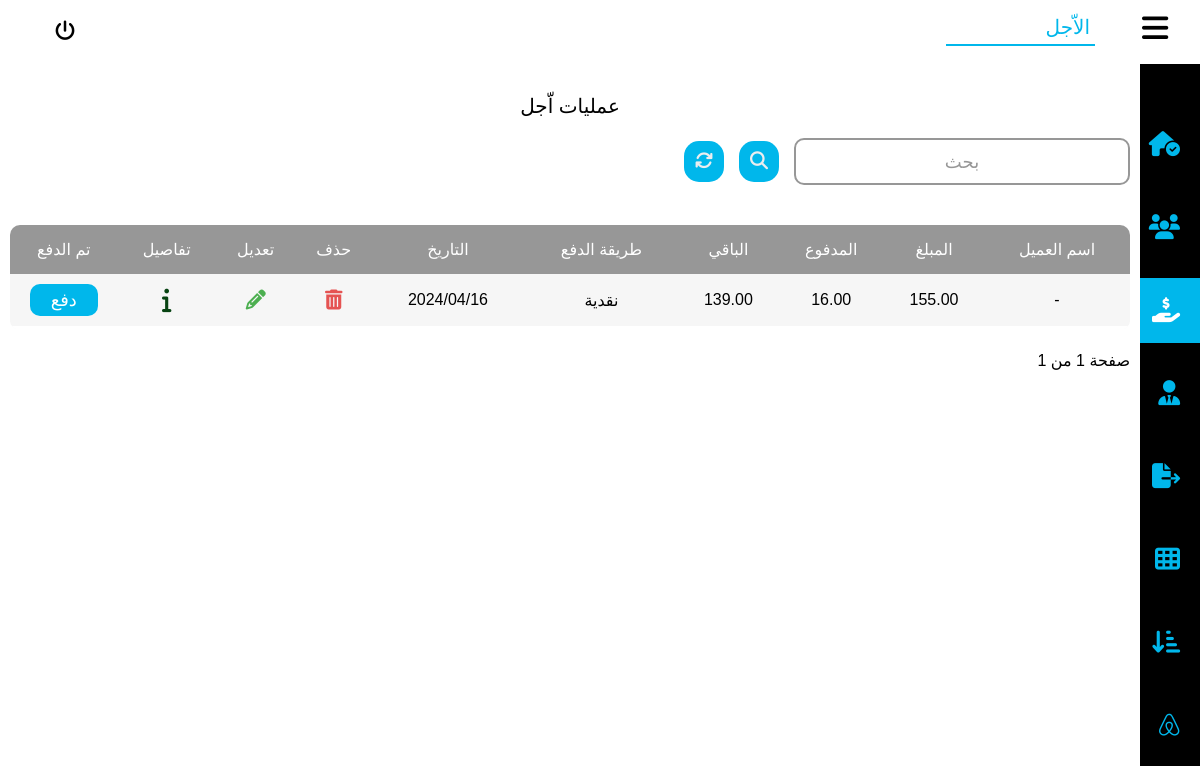
The app's page /tempsales, older data.
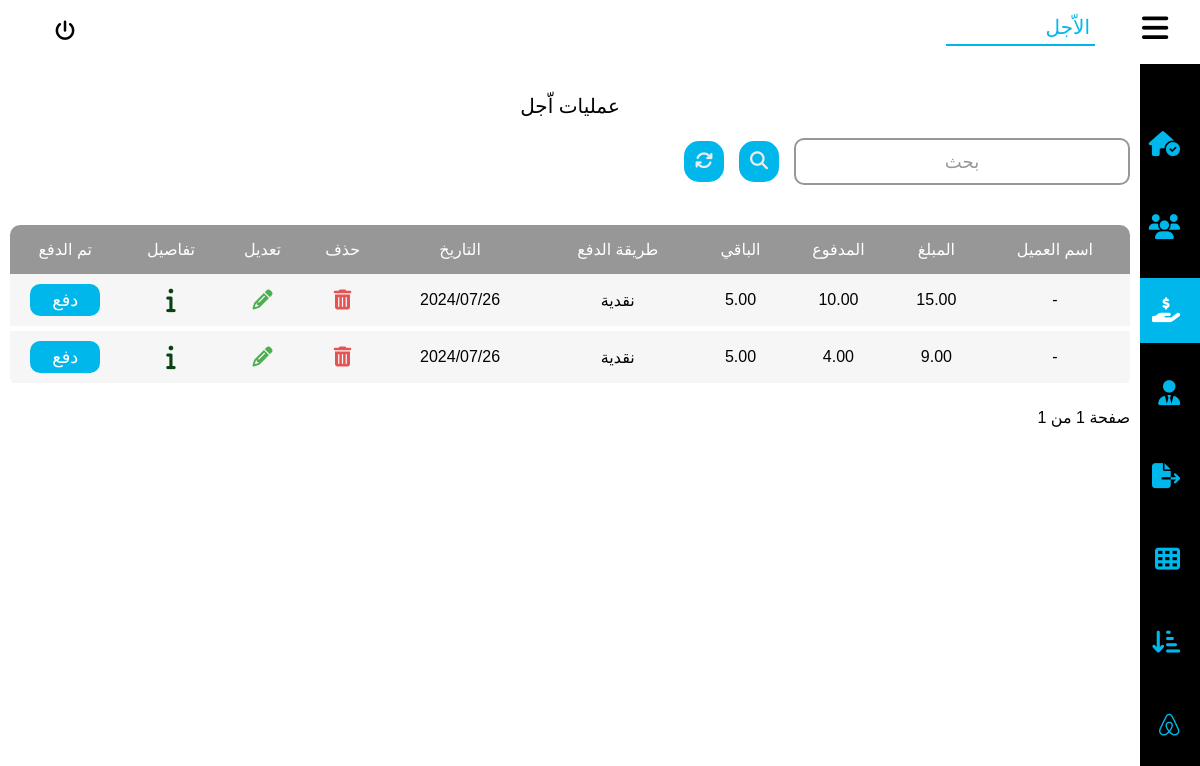
The same page, newer data.
### user/models.py (models this page shows, shortened)
class Sale(models.Model):
    client = models.ForeignKey(Client, on_delete=models.CASCADE, null=True, blank=True)
    item = models.ForeignKey(Item, on_delete=models.CASCADE, null=True)
    client_name = models.CharField(max_length=100, blank=True, null=True)
    client_phone = models.CharField(max_length=100, blank=True, null=True)
    crash = models.CharField(max_length=100, blank=True, null=True)
    method = models.CharField(max_length=100, choices=(('محفظة', 'محفظة'), ('نقدية', 'نقدية')), default='نقدية')  # Use choices for 'method'
    date = models.DateTimeField(blank=True, null=True)
    sale_quantity = models.PositiveIntegerField(blank=True, null=True)
    sale_price = models.DecimalField(max_digits=10, decimal_places=2, blank=True, null=True)
    total = models.DecimalField(max_digits=10, decimal_places=2, blank=True, null=True)
    paid = models.DecimalField(max_digits=10, decimal_places=2, blank=True, null=True)
    remain = models.DecimalField(max_digits=10, decimal_places=2, blank=True, null=True)

class Client(models.Model):
    name = models.CharField(max_length=100,blank=True, null=True)
    phone = models.CharField(max_length=100, blank=True, null=True)
    opening_balance = models.DecimalField(max_digits=15, decimal_places=2, blank=True, null=True)
    notes = models.CharField(max_length=100, blank=True, null=True)

### user/views.py (the view)
# urls.py: path('tempsales',views.tempsales, name='tempsales' ),
def tempsales(request):
    pending = Sale.objects.filter(remain__gt=0).order_by("-date")
    page = request.GET.get('page')
    temp_list = paginate(pending, page, per_page=30)
    if 'search' in request.POST:
        search_input = request.POST.get('searchInput')
        temp_list = list(Sale.objects.filter(Q(client_name__icontains=search_input)))
    return render(request, 'tempsales.html', {'sales': temp_list})

### user/views.py (called while the page is built)
def paginate(queryset, page, per_page=20):
    paginator = Paginator(queryset, per_page)
    try:
        return paginator.page(page)
    except PageNotAnInteger:
        return paginator.page(1)
    except EmptyPage:
        return paginator.page(paginator.num_pages)

### templates/tempsales.html (shortened to what this page needs)
{% load static %}
<!DOCTYPE html>
<html lang="en">
<head>
    <link rel="stylesheet" href=" {% static "css/style.css" %} ">
    <link rel="stylesheet" href=" {% static "css/all.min.css" %} ">
    <link rel="stylesheet" href=" {% static "css/fontawesome.min.css" %} ">
</head>
<body>
    <header>
        <div class="main">
            <div class="minhead">
                <i class="fa-solid fa-bars" id="rightconexpend"></i>
            </div>
            <ul>
                <li class="selected"><a href="{% url "tempsales" %}">الاّجل</a></li>
            </ul>
        </div>
        <div class="username">
                <a href="{% url "logout" %}"><i class="fa-solid fa-power-off"></i></a>
        </div>
    </header>
    <div class="backcon">
        <div class="rightcon">
            <div class="minhead">
                <i class="fa-solid fa-bars" id="rightconexpend"></i>
            </div>
            <ul>
                <a href="{% url "home" %}">
                    <li>
                        <i class="fa-solid fa-house-circle-check"></i>
                    </li>
                </a>
                <a href= "{% url "sales" %}">
                    <li>
                        <i class="fa-solid fa-users"></i>
                    </li>
                </a>
                <a href="{% url "tempsales" %}">
                    <li class="activeli">
                        <i class="fa-solid fa-hand-holding-dollar"></i>
                    </li>
                </a>
                <a href="{% url "loses" %}">
                    <li>
                        <i class="fa-solid fa-user-tie"></i>
                    </li>
                </a>
                <a href="{% url "items" %}">
                    <li>
                        <i class="fa-solid fa-file-export"></i>
                    </li>
                </a>
                <a href="{% url "profits" %}">
                    <li>
                        <i class="fa-solid fa-table-cells"></i>
                    </li>
                </a>
                <a href="{% url "shorts" %}">
                    <li>
                        <i class="fa-solid fa-arrow-down-short-wide"></i>
                    </li>
                </a>
                <a href="{% url "daycome" %}">
                    <li>
                        <i class="fa-brands fa-airbnb"></i>
                    </li>
                </a>
            </ul>
        </div>
        <div class="leftcon">
            {% if sales %}
            <div class="status">
                <h2>عمليات اّجل</h2>
                <form method="post" action="" style="width: 100%;display: flex;align-items: center;justify-content: center;flex-direction: column;">
                    <div class="addsell">
                        <div class="wraper">
                            <div class="first">
                                <input  name="searchInput" value="{{request.POST.searchInput}}" type="text" id="search_bar" class="search_bar" required >
                                <span>بحث</span>
                            </div>
                        </div>
                        <button name="search" class="sellbtn" style="width: 40px;"><i class="fa-solid fa-magnifying-glass"></i></button>
                        <a href="{% url "tempsales" %}" class="sellbtn" style="width: 40px; text-align:center;"><i class="fa-solid fa-arrows-rotate"></i></a>
                    </div>
                </form>
                <div style="width: 100%; overflow: scroll;">
                    <table class="sellstable">
                        <thead>
                            <tr>
                                <th>اسم العميل</th>
                                <th>المبلغ</th>
                                <th>المدفوع</th>
                                <th>الباقي</th>
                                <th>طريقة الدفع</th>
                                <th>التاريخ</th>
                                <th>حذف</th>
                                <th>تعديل</th>
                                <th>تفاصيل</th>
                                <th>تم الدفع</th>
                            </tr>
                        </thead>
                        <tbody>
                            {% for sale in sales %}
                            <tr>
                                <td>{{sale.client.name}}</td>
                                <td>{{sale.total}}</td>
                                <td>{{sale.paid}}</td>
                                <td>{{sale.remain}}</td>
                                <td>{{sale.method}}</td>
                                <td>{{sale.date|date:"20y/m/d"}}</td>
                                <td><button class="sellsdel" id="sellsdel" metadata='
                                    <form method="post" action="{% url "saleDelete" sale.id %}" style="width: 100%;display: flex;align-items: center;justify-content: center;flex-direction: column;">
                                        {% csrf_token %}
                                        <div class="addsell" style="padding: 20px;flex-direction:column;">
                                            <h3 style="color:#3D4B64;">حذف عملية بيع</h3>
                                            <br>
                                            <i class="fa-regular fa-trash-can" style="color: #ff3333;font-size: 100px;"></i>
                                            <br>
                                        </div>
                                        <button name="saleDelete2" class="sellbtn">حذف</button>
                                    </form>
                                    '><i class="fa-solid fa-trash-can"></i></button></td>
                                    <td><button class="sellsup" id="sellsup" metadata='
                                        <form method="post" action="{% url "saleUpdate" sale.id %}" style="width: 100%;display: flex;align-items: center;justify-content: center;flex-direction: column;">
                                            {% csrf_token %}
                                            <h3 style="color:#3D4B64;">تعديل عملية بيع</h3>
                                            <div class="addsell" style="padding-top: 70px;">
                                                <div class="wraper" style="position: absolute;  left: 35%; top: 20%;z-index: 15;">
                                                    <div class="first">
                                                        <input value="{{sale.client.name}}" name="client_name" type="text" id="search_bar" class="search_bar" required >
                                                        <span>اسم العميل</span>
                                                    </div>
                                                    <div class="search_res" id="search_res">
                                                        <table id="suplliersull">
                                                            <th></th>
                                                            <tbody id="suplliersul">
                                                                <tr><td></td></tr>
                                                            </tbody>
                                                    </table>
                                                </div>
                                            </div>
                                            <div class="wraper" style="width: 20%;">
                                                <div class="second">
                                                    <input value="{{sale.paid}}" min="0" name="paid" type="number" id="search_bar" class="search_bar" required>
                                                    <span>المدفوع</span>
                                                </div>
                                            </div>
                                            <div class="wraper" style="width: 70%;margin:10px;">
                                                <div class="second">
                                                    <select name="method"  style="font-size:18px;" id="search_bar" class="search_bar">
                                                        <option style="font-size:18px;" value="{{sale.method}}">{{sale.method}}</option>
                                                        <option style="font-size:18px;" value="نقدية">نقدية</option>
                                                        <option style="font-size:18px;" value="محفظة">محفظة</option>
                                                    </select>
                                                    <span>طريقة الدفع</span>
                                                </div>
                                            </div>
                                        </div>
                                        <button name="saleUpdate2" class="sellbtn">تعديل</button>
                                    </form>
                                    '><i class="fa-solid fa-pencil"></i></button></td>
                                    <td><button class="sellinfo" id="sellsup" metadata='
                                        <h3 style="color:#3D4B64;">تفاصيل البيع</h3>
                                        <div class="addsell">
                                            <ul>
                                                <li>اسم المنتج : <span>{{sale.item.name}}</span></li>
                                                <li>النوع : <span>{{sale.item.kind.name}}</span></li>
                                                <li>الماركة : <span>{{sale.prand}}</span></li>
                                                <li>سعر البيع : <span>{{sale.sale_price}}</span></li>
                                                <li> الكمية المباعة : <span>{{sale.sale_quantity}}</span></li>
                                                <li> اجمالي التكلفة : <span>{{sale.total}}</span></li>
                                            </ul>
                                        </div>'><i class="fa-solid fa-info"></i></button></td>
                                        <td><form method="post" action="{% url "salepaid" sale.id %}" style="width: 100%;display: flex;align-items: center;justify-content: center;flex-direction: column;">
                                            <button name="paidDone" type="submit" class="sellprod">دفع</button>
                                        </form></button></td>
                                    </tr>
                                    {% endfor %}
                            </tbody>
                        </table>
                    </div>
                    <div class="btnnav">
                        <div>
                            <p>صفحة {{ sales.number }} من {{ sales.paginator.num_pages }}</p>
                    </div>
                </div>
            </div>
            {% else %}
            <h2 style="width: 100%;text-align: center;margin-top: 10%;">لا يوجد اّجل</h2>
            {% endif %}
        </div>
    </div>
</body>
</html>

Row changes from the older to the newer data that the page shows:
removed Sale: client.name "-", total "155.00", paid "16.00", remain "139.00", method "نقدية", date "2024/04/16"
added Sale: client.name "-", total "15.00", paid "10.00", remain "5.00", method "نقدية", date "2024/07/26"
added Sale: client.name "-", total "9.00", paid "4.00", remain "5.00", method "نقدية", date "2024/07/26"
